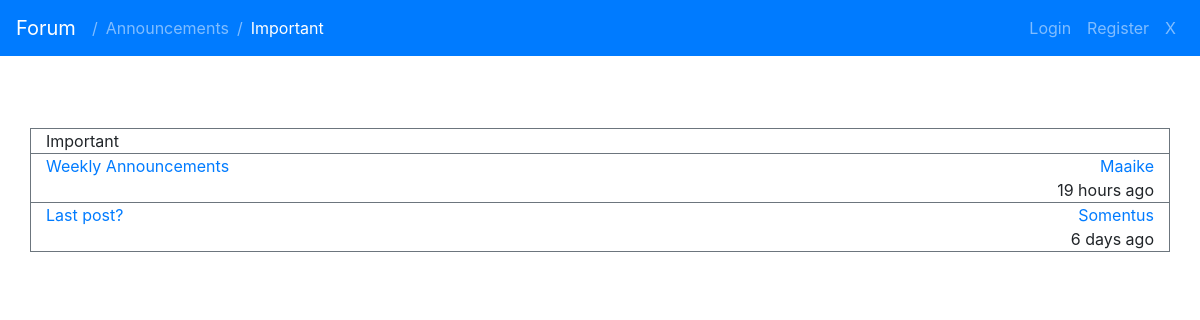
The app's page /forum.php?id=2 with its own data.
### tables this page shows
CREATE TABLE `categories` (
  `id` int(11) NOT NULL,
  `name` varchar(64) NOT NULL,
  `priority` int(11) NOT NULL,
  `created_at` timestamp NOT NULL DEFAULT CURRENT_TIMESTAMP,
  `updated_at` timestamp NOT NULL DEFAULT CURRENT_TIMESTAMP ON UPDATE CURRENT_TIMESTAMP
);

CREATE TABLE `forums` (
  `id` int(11) NOT NULL,
  `name` varchar(64) NOT NULL,
  `category_id` int(11) NOT NULL,
  `is_subforum` tinyint(1) NOT NULL DEFAULT '0',
  `priority` int(11) NOT NULL DEFAULT '0',
  `created_at` timestamp NOT NULL DEFAULT CURRENT_TIMESTAMP,
  `updated_at` timestamp NOT NULL DEFAULT CURRENT_TIMESTAMP ON UPDATE CURRENT_TIMESTAMP
);

CREATE TABLE `topics` (
  `id` int(11) NOT NULL,
  `title` varchar(64) NOT NULL,
  `forum_id` int(11) NOT NULL,
  `user_id` int(11) NOT NULL,
  `pinned` tinyint(1) NOT NULL DEFAULT '0',
  `created_at` timestamp NOT NULL DEFAULT CURRENT_TIMESTAMP,
  `updated_at` timestamp NOT NULL DEFAULT CURRENT_TIMESTAMP ON UPDATE CURRENT_TIMESTAMP
);

CREATE TABLE `users` (
  `id` int(11) NOT NULL,
  `username` varchar(64) NOT NULL,
  `email` varchar(254) NOT NULL,
  `password` varchar(256) NOT NULL,
  `birth_date` date NOT NULL,
  `bio` varchar(500) NOT NULL,
  `is_admin` tinyint(1) NOT NULL DEFAULT '0',
  `is_active` tinyint(1) NOT NULL DEFAULT '0',
  `created_at` timestamp NOT NULL DEFAULT CURRENT_TIMESTAMP,
  `updated_at` timestamp NOT NULL DEFAULT CURRENT_TIMESTAMP ON UPDATE CURRENT_TIMESTAMP
);

CREATE TABLE `posts` (
  `id` int(11) NOT NULL,
  `body` varchar(512) NOT NULL,
  `user_id` int(11) NOT NULL,
  `topic_id` int(11) NOT NULL,
  `created_at` timestamp NOT NULL DEFAULT CURRENT_TIMESTAMP,
  `updated_at` timestamp NOT NULL DEFAULT CURRENT_TIMESTAMP ON UPDATE CURRENT_TIMESTAMP
);

### includes/DB.php (called while the page is built, shortened)
<?php
function query($pdo, $query, $params = array()) {
	$statement = $pdo->prepare($query);
	$statement->execute($params);
	$data = $statement->fetchAll();
	return $data;
}
?>

### includes/forum.php (the view, shortened to what this page needs)
<?php
function content($pdo) {
	$errors = [];
	$id = $_GET['id'];
	$forum = query($pdo, "SELECT * FROM forums WHERE id = :id", ['id' => $id]);
	if(count($forum) == 0) {
		$errors[] = "Forum not found!";
	} else if(count($forum) == 1) {
		$forum = $forum[0];
		echo '
		<div class="row">
			<div class="col-md-12">';
		echo '	<br />
				<br />';
		$topics = query($pdo, "SELECT * FROM topics WHERE forum_id = :forum_id", ['forum_id' => $id]);
		if(count($topics) == 0) {
			echo "No topics yet!";
		} else {
			echo "
				<div class='row border border-secondary'>
					<div class='col-md-12'>
						".htmlspecialchars($forum['name'])
			;
			foreach($topics as $topic) {
				$lastPostId = query($pdo, "SELECT MAX(id) FROM posts WHERE topic_id = :topic_id", ['topic_id' => $topic['id']])[0]['MAX(id)'];
				$lastPost = query($pdo, "SELECT * FROM posts WHERE id = :id", ['id' => $lastPostId])[0];
				echo "
				<div class='row border border-secondary border-left-0 border-right-0 border-bottom-0' >
					<div class='col-md-6'>
						<a href='../topic.php?id=".$topic['id']."'>".htmlspecialchars($topic['title'])."</a>
					</div>
					<div class='col-md-6'>
						<span class='float-right'>";
				if(!empty($lastPost)) {
						$lastPostUser = query($pdo, "SELECT * FROM users WHERE id = :id", ['id' => $lastPost['user_id']])[0];
					echo "	<div>
								<span class='float-right'>
									<a href='user.php?id=".$lastPostUser['id']."'>".htmlspecialchars($lastPostUser['username'])."</a>
								</span>
							</div>
							<div>
								<span class='float-right'>
									".parseTimeSinceTimestamp($lastPost['created_at'])."
								</span>
							</div>";
				} else {
					echo "No posts yet.";
				}
				echo '
						</span>
					</div>
				</div>';
			}
			echo '</div></div>';
		}
		echo '
				</div>
			</div>
		';
	}
	return $errors;
}
?>

### includes/codes.php (shortened to what this page needs)
<?php
function location($pdo) {
    foreach ($_GET as $key => $value) {
        if($key == "id") {
            $id = $value;
        }
    }
    $location = basename($_SERVER['PHP_SELF']);
    $currentFile = explode('.', $location)[0];
    switch($currentFile) {
        case 'forum':
            $forum_id = $id;
            $forum = query($pdo, "SELECT * FROM forums WHERE id = :id", ['id' => $forum_id])[0];
            $forum_name = $forum['name'];
            $category_id = $forum['category_id'];
            $category = query($pdo, "SELECT * FROM categories WHERE id = :id", ['id' => $category_id])[0];
            $category_name = $category['name'];
            $objectNames = [$category_name, $forum_name];
            $urls = ['index.php', 'forum.php?id='.$forum_id];
            break;
    }
    $return = [$objectNames, $urls];
    return $return;
}
function navbar($pdo) {
    $location = location($pdo);
    $currentLocation = $location[0];
    $currentLocationFiles = $location[1];
    $locationSteps = count($currentLocation);
    echo '
    <nav class="navbar sticky-top navbar-expand-lg navbar-dark bg-primary">
        <a class="navbar-brand" href="/index.php">Forum</a>
        <button class="navbar-toggler" type="button" data-toggle="collapse" data-target="#navbarSupportedContent" aria-controls="navbarSupportedContent" aria-expanded="false" aria-label="Toggle navigation">
        <span class="navbar-toggler-icon"></span>
        </button>
        <div class="collapse navbar-collapse" id="navbarSupportedContent">
            <ul class="navbar-nav mr-auto">
            ';
    if(isLoggedIn(true)) {
    	echo '
    		<span class="navbar-text">|</span>
    		<li class="nav-item';
			if($currentLocation[0] == "Categories") {
				echo ' active';
			}
    		echo '" >
    			<a class="nav-link" href="/admin/categories.php">Categories</a>
			</li>
			<span class="navbar-text">|</span>
			<li class="nav-item';
			if($currentLocation[0] == "Forums") {
				echo ' active';
			}
			echo '" >
				<a class="nav-link" href="/admin/forums.php">Forums</a>
			</li>
		';
    } else {
	    for($i = 0; $i < $locationSteps; $i++) {
	        echo '
	            <span class="navbar-text">/</span>
	            <li class="nav-item';
	        if($i == $locationSteps - 1) {
	            echo ' active';
	        }
	        echo '"><a class="nav-link" href="'.$currentLocationFiles[$i].'">'.$currentLocation[$i].'
	                </a>
	            </li>
	        ';
	    }
    }
    echo '</ul>';
    echo '<ul class="navbar-nav ml-auto">';
    if(isLoggedIn(true)) {
        echo '
            <li class="nav-item">
                <a class="nav-link" href="/settings.php">Settings</a>
            </li>
            <li class="nav-item">
                <a class="nav-link" href="/logout.php?url='.$_SERVER['REQUEST_URI'].'">Log Out</a>
            </li>
        ';
    } else {
        echo '
            <li class="nav-item">
                <a id="navbarLogin" name="login" onclick="togglePortal(\'login\');" class="nav-link" >Login</a>
            </li>
            <li class="nav-item">
                <a id="navbarRegister" name="register" onclick="togglePortal(\'register\');" class="nav-link" >Register</a>
            </li>
            <li class="nav-item">
                <a id="navbarClose" name="closePortal" onclick="togglePortal(\'close\');" class="nav-link" >X</a>
            </li>';
    }
    echo '
            </ul>
        </div>
    </nav>
    ';
}
function parseTimeSinceTimestamp($timestamp) {
	$timePast = strtotime($timestamp);
	$date = new DateTime();
	$date->setTimestamp($timePast);
	$interval = $date->diff(new DateTime('now'));
	$years = $interval->format('%y');
	$months = $interval->format('%m');
	$days = $interval->format('%d');
	$hours = $interval->format('%h');
	$minutes = $interval->format('%i');
	if($years > 0) {
		if($years == 1) {
			return $years." year ago";
		} else {
			return $years." years ago";
		}
	} else if($months > 0) {
		if($months == 1) {
			return $months." month ago";
		} else {
			return $months." months ago";
		}
	} else if($days > 0) {
		if($days == 1) {
			return $days." day ago";
		} else {
			return $days." days ago";
		}
	} else if($hours > 0){
		if($hours == 1) {
			return $hours." hour ago";
		} else {
			return $hours." hours ago";
		}
	} else if($minutes >= 5) {
		return $minutes." minutes ago";
	} else {
		return "just now";
	}
}
function isLoggedIn($admin = false) {
	if(isset($_SESSION['loggedin']) && $_SESSION['loggedin'] == true && isset($_SESSION['id'])) {
		if($admin == true) {
			if(isset($_SESSION['is_admin']) && $_SESSION['is_admin'] == true) {
				return 1;
			} else {
				return 0;
			}
		} else {
			return 1;
		}
	} else {
		return 0;
	}
}

### records on screen
categories: name "Announcements", name.name "Important"
forums: name "Important"
topics: title "Weekly Announcements", users.username "Maaike", posts.created_at "19 hours ago"
topics: title "Last post?", user.username "Somentus", posts.created_at "6 days ago"
